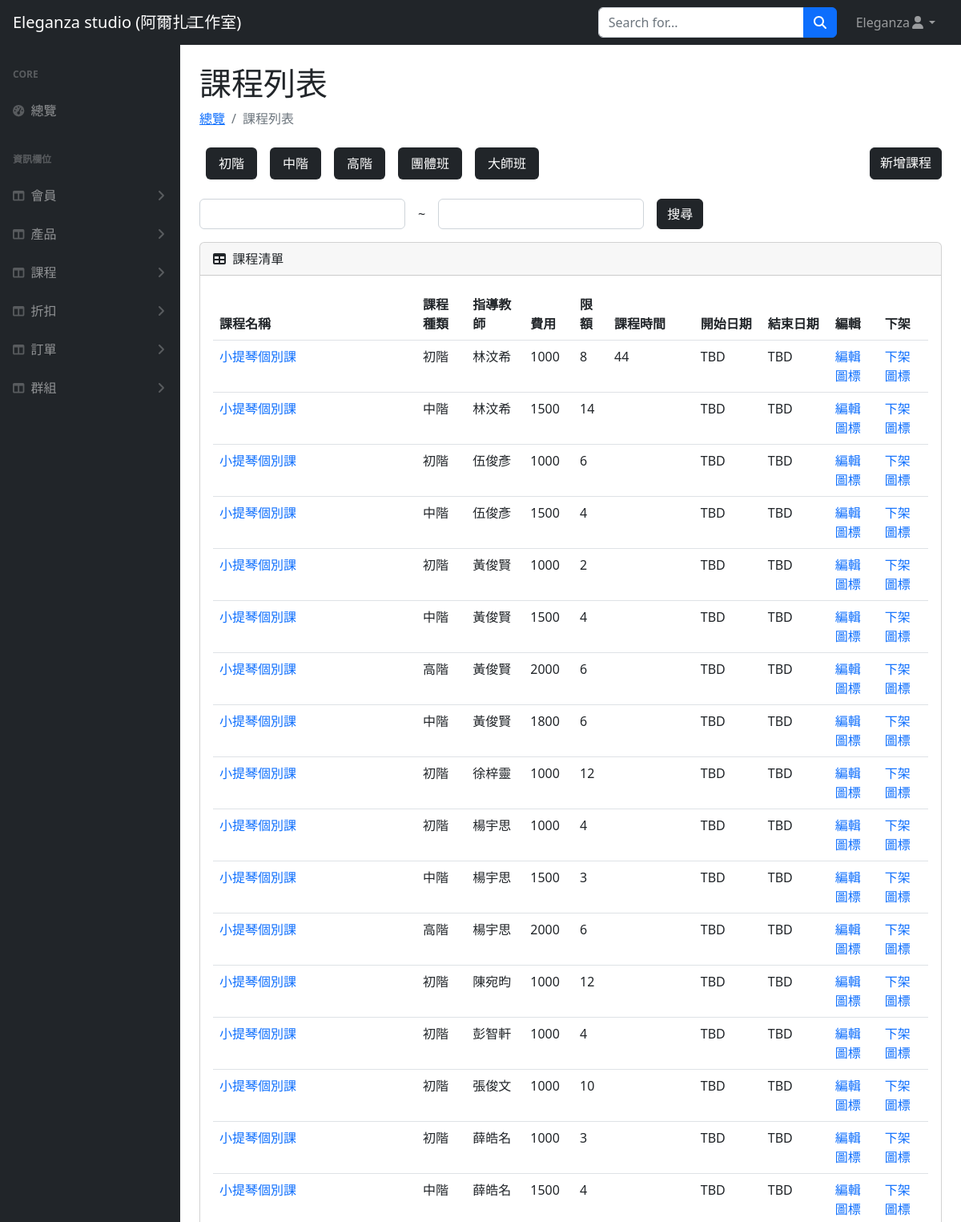
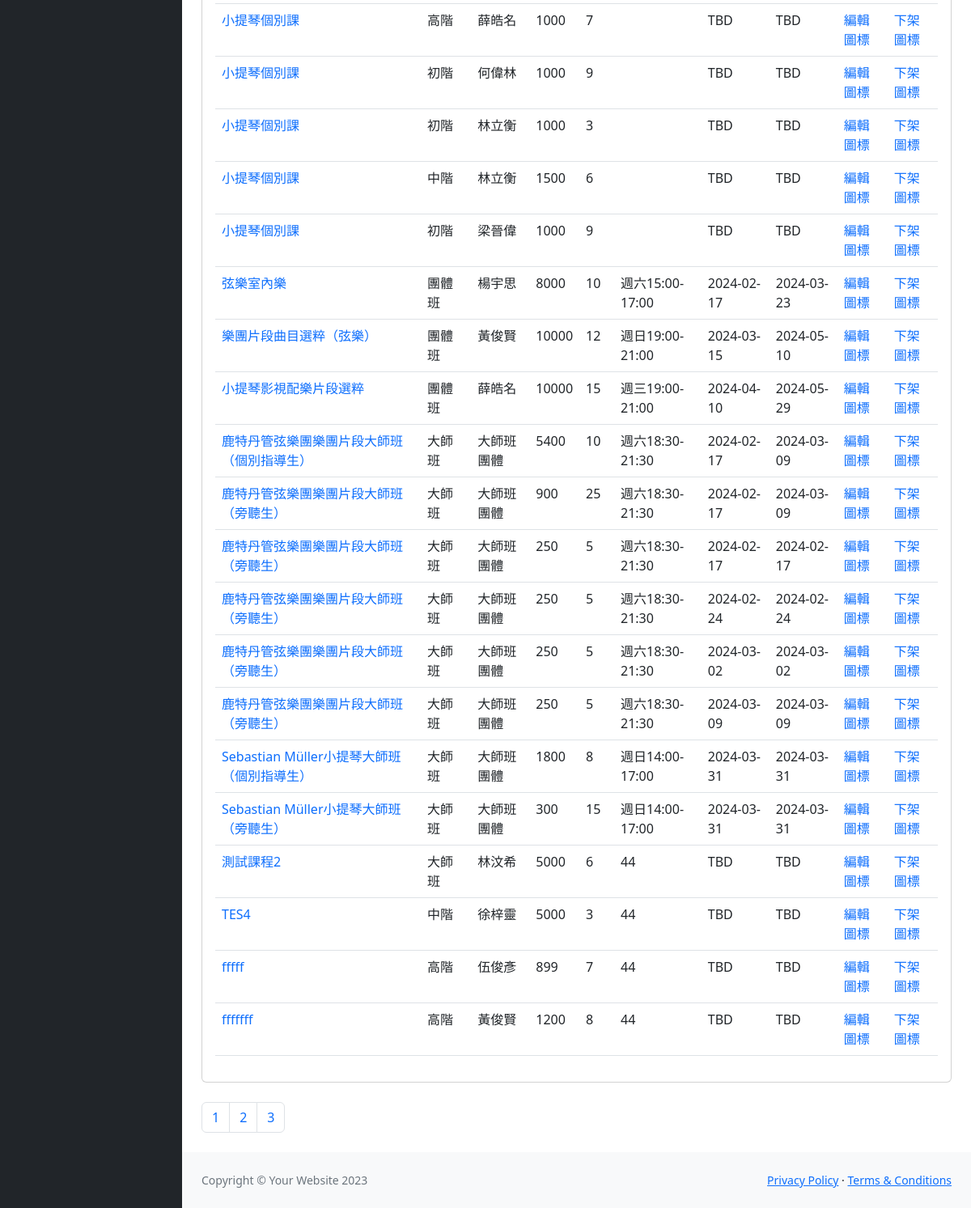
Screenshot of /courses/course_list.php (signed in) with the database file from the repository (2 pictures, top to bottom).
### tables this page shows
CREATE TABLE `course_category` (
  `course_category_id` int(2) NOT NULL,
  `level` varchar(10) NOT NULL
);

CREATE TABLE `course` (
  `course_id` int(4) NOT NULL,
  `course_category_id` int(2) NOT NULL,
  `teacher_id` int(2) DEFAULT NULL,
  `name` varchar(30) NOT NULL,
  `quota` int(2) NOT NULL,
  `price` int(20) NOT NULL,
  `img` varchar(50) NOT NULL,
  `start_date` varchar(10) NOT NULL,
  `end_date` varchar(10) NOT NULL,
  `time` varchar(20) DEFAULT NULL,
  `style_id` varchar(10) NOT NULL,
  `description` varchar(100) NOT NULL,
  `comment` varchar(50) DEFAULT NULL,
  `valid` tinyint(4) NOT NULL,
  `group_id` int(11) DEFAULT NULL
);

CREATE TABLE `teacher` (
  `teacher_id` int(2) NOT NULL,
  `name` varchar(10) NOT NULL,
  `gender` varchar(1) NOT NULL,
  `phone` varchar(10) DEFAULT NULL,
  `email` varchar(30) DEFAULT NULL,
  `img` varchar(50) DEFAULT NULL,
  `introduction` varchar(500) DEFAULT NULL,
  `valid` int(1) NOT NULL
);

### courses/course_list.php (the view, shortened to what this page needs)
<?php
require_once("../db_connect.php");
$sql_course_category = "SELECT * FROM course_category ";
$result_course_category = $conn->query($sql_course_category);
$course_categories = $result_course_category->fetch_all();
$sql = "SELECT course.*, course_category.level AS course_category_level, teacher.name AS course_teacher_name FROM course
        JOIN course_category ON course.course_category_id = course_category.course_category_id
        JOIN teacher ON course.teacher_id = teacher.teacher_id
        WHERE course.valid = 1
        ORDER BY course.course_id";
$result = $conn->query($sql);
$rows = $result->fetch_all(MYSQLI_ASSOC);
?>
<!DOCTYPE html>
<html lang="en">
<head>
    <link href="../css/styles.css" rel="stylesheet" />
</head>
<body>
    <nav class="sb-topnav navbar navbar-expand navbar-dark bg-dark">
        <a class="navbar-brand ps-3" href="../index.php">Eleganza studio (阿爾扎工作室)</a>
        <button class="btn btn-link btn-sm order-1 order-lg-0 me-4 me-lg-0" id="sidebarToggle" href="#!"><i class="fas fa-bars"></i></button>
        <form class="d-none d-md-inline-block form-inline ms-auto me-0 me-md-3 my-2 my-md-0">
            <div class="input-group">
                <input class="form-control" type="text" placeholder="Search for..." aria-label="Search for..." aria-describedby="btnNavbarSearch" />
                <button class="btn btn-primary" id="btnNavbarSearch" type="button"><i class="fas fa-search"></i></button>
            </div>
        </form>
        <ul class="navbar-nav ms-auto ms-md-0 me-3 me-lg-4">
            <li class="nav-item dropdown">
                <a class="nav-link dropdown-toggle" id="navbarDropdown" href="#" role="button" data-bs-toggle="dropdown" aria-expanded="false"><?= $_SESSION["user"]["name"] ?><i class="fas fa-user fa-fw"></i></a>
            </li>
        </ul>
    </nav>
    <div id="layoutSidenav">
        <div id="layoutSidenav_nav">
            <nav class="sb-sidenav accordion sb-sidenav-dark" id="sidenavAccordion">
                <div class="sb-sidenav-menu">
                    <div class="nav">
                        <div class="sb-sidenav-menu-heading">Core</div>
                        <a class="nav-link" href="../index.php">
                            <div class="sb-nav-link-icon"><i class="fas fa-tachometer-alt"></i></div>
                            總覽
                        </a>
                        <div class="sb-sidenav-menu-heading">資訊欄位</div>
                        <a class="nav-link collapsed" href="#" data-bs-toggle="collapse" data-bs-target="#users" aria-expanded="false" aria-controls="collapseLayouts">
                            <div class="sb-nav-link-icon"><i class="fas fa-columns"></i></div>
                            會員
                            <div class="sb-sidenav-collapse-arrow"><i class="fas fa-angle-down"></i></div>
                        </a>
                        <a class="nav-link collapsed" href="#" data-bs-toggle="collapse" data-bs-target="#products" aria-expanded="false" aria-controls="collapseLayouts">
                            <div class="sb-nav-link-icon"><i class="fas fa-columns"></i></div>
                            產品
                            <div class="sb-sidenav-collapse-arrow"><i class="fas fa-angle-down"></i></div>
                        </a>
                        <a class="nav-link collapsed" href="#" data-bs-toggle="collapse" data-bs-target="#courses" aria-expanded="false" aria-controls="courses">
                            <div class="sb-nav-link-icon"><i class="fas fa-columns"></i></div>
                            課程
                            <div class="sb-sidenav-collapse-arrow"><i class="fas fa-angle-down"></i></div>
                        </a>
                        <a class="nav-link collapsed" href="#" data-bs-toggle="collapse" data-bs-target="#discounts" aria-expanded="false" aria-controls="collapseLayouts">
                            <div class="sb-nav-link-icon"><i class="fas fa-columns"></i></div>
                            折扣
                            <div class="sb-sidenav-collapse-arrow"><i class="fas fa-angle-down"></i></div>
                        </a>
                        <a class="nav-link collapsed" href="#" data-bs-toggle="collapse" data-bs-target="#orders" aria-expanded="false" aria-controls="collapseLayouts">
                            <div class="sb-nav-link-icon"><i class="fas fa-columns"></i></div>
                            訂單
                            <div class="sb-sidenav-collapse-arrow"><i class="fas fa-angle-down"></i></div>
                        </a>
                        <a class="nav-link collapsed" href="#" data-bs-toggle="collapse" data-bs-target="#groups" aria-expanded="false" aria-controls="groups">
                            <div class="sb-nav-link-icon"><i class="fas fa-columns"></i></div>
                            群組
                            <div class="sb-sidenav-collapse-arrow"><i class="fas fa-angle-down"></i></div>
                        </a>
                    </div>
                </div>
            </nav>
        </div>
        <div id="layoutSidenav_content">
            <main>
                <div class="container-fluid px-4">
                    <h1 class="mt-4">課程列表</h1>
                    <ol class="breadcrumb mb-4">
                        <li class="breadcrumb-item"><a href="../index.php">總覽</a></li>
                        <li class="breadcrumb-item active">課程列表</li>
                    </ol>
                    <div class="d-flex justify-content-between mb-3">
                        <ul class="nav nav-pills">
                            <?php foreach ($course_categories as $category) : ?>
                                <li class="nav-item">
                                    <a class="nav-link active mx-2 bg-dark" aria-current="page" href="#"><?= $category[1] ?></a>
                                </li>
                            <?php endforeach; ?>
                        </ul>
                        <a class="btn btn-dark" href="course-upload.php">新增課程</a>
                    </div>
                    <div class="py-2">
                        <form action="">
                            <div class="row g-3 align-items-center">
                                <div class="col-auto">
                                    <input type="number" class="form-control" name="min" value="<?= $minValue ?>" min="0">
                                </div>
                                <div class="col-auto">
                                    ~
                                </div>
                                <div class="col-auto">
                                    <input type="number" class="form-control" name="max" value="<?= $maxValue ?>" min="0">
                                </div>
                                <div class="col-auto">
                                    <button class="btn btn-dark" type="submit">搜尋</button>
                                </div>
                            </div>
                        </form>
                        <div class="card mt-3 mb-4">
                            <div class="card-header">
                                <i class="fas fa-table me-1"></i>
                                課程清單
                            </div>
                            <div class="card-body">
                                <table class="table" id="datatablesSimple">
                                    <thead>
                                        <tr>
                                            <th>課程名稱</th>
                                            <th>課程種類</th>
                                            <th>指導教師</th>
                                            <th>費用</th>
                                            <th>限額</th>
                                            <th>課程時間</th>
                                            <th>開始日期</th>
                                            <th>結束日期</th>
                                            <th>編輯</th>
                                            <th>下架</th>
                                        </tr>
                                    </thead>
                                    <tbody>
                                        <?php foreach ($rows as $course_list) : ?>
                                            <tr>
                                                <td><a class="text-decoration-none" href="course.php?id=<?= $course_list["course_id"] ?>"><?= $course_list["name"] ?></a></td>
                                                <td><?= $course_list["course_category_level"] ?></td>
                                                <td><?= $course_list["course_teacher_name"] ?></td>
                                                <td><?= $course_list["price"] ?></td>
                                                <td><?= $course_list["quota"] ?></td>
                                                <td><?= $course_list["time"] ?></td>
                                                <td><?= $course_list["start_date"] ?></td>
                                                <td><?= $course_list["end_date"] ?></td>
                                                <td><a class="text-decoration-none" href="course-edit.php?id=<?= $course_list["course_id"] ?>">編輯圖標</a></td>
                                                <td><a class="text-decoration-none" href="DoDeleteCourse.php?id=<?= $course_list["course_id"] ?>">下架圖標</a></td>
                                            </tr>
                                    </tbody>
                                <?php endforeach; ?>
                                </table>
                            </div>
                        </div>
                        <nav aria-label="Page navigation example">
                            <ul class="pagination">
                                <li class="page-item"><a class="page-link" href="#">1</a></li>
                                <li class="page-item"><a class="page-link" href="#">2</a></li>
                                <li class="page-item"><a class="page-link" href="#">3</a></li>
                            </ul>
                        </nav>
                    </div>
            </main>
            <footer class="py-4 bg-light mt-auto">
                <div class="container-fluid px-4">
                    <div class="d-flex align-items-center justify-content-between small">
                        <div class="text-muted">Copyright &copy; Your Website 2023</div>
                        <div>
                            <a href="#">Privacy Policy</a>
                            &middot;
                            <a href="#">Terms &amp; Conditions</a>
                        </div>
                    </div>
                </div>
            </footer>
        </div>
    </div>
</body>
</html>

### rows the page displays
course_category: level "初階"
course_category: level "中階"
course_category: level "高階"
course_category: level "團體班"
course_category: level "大師班"
course: name "小提琴個別課", course_category.level "初階", teacher.name "林汶希", price "1000", quota "8", time "44", start_date "TBD", end_date "TBD"
course: name "小提琴個別課", course_category.level "中階", teacher.name "林汶希", price "1500", quota "14", start_date "TBD", end_date "TBD"
course: name "小提琴個別課", course_category.level "初階", teacher.name "伍俊彥", price "1000", quota "6", start_date "TBD", end_date "TBD"
course: name "小提琴個別課", course_category.level "中階", teacher.name "伍俊彥", price "1500", quota "4", start_date "TBD", end_date "TBD"
course: name "小提琴個別課", course_category.level "初階", teacher.name "黃俊賢", price "1000", quota "2", start_date "TBD", end_date "TBD"
course: name "小提琴個別課", course_category.level "中階", teacher.name "黃俊賢", price "1500", quota "4", start_date "TBD", end_date "TBD"
course: name "小提琴個別課", course_category.level "高階", teacher.name "黃俊賢", price "2000", quota "6", start_date "TBD", end_date "TBD"
course: name "小提琴個別課", course_category.level "中階", teacher.name "黃俊賢", price "1800", quota "6", start_date "TBD", end_date "TBD"
course: name "小提琴個別課", course_category.level "初階", teacher.name "徐梓靈", price "1000", quota "12", start_date "TBD", end_date "TBD"
course: name "小提琴個別課", course_category.level "初階", teacher.name "楊宇思", price "1000", quota "4", start_date "TBD", end_date "TBD"
course: name "小提琴個別課", course_category.level "中階", teacher.name "楊宇思", price "1500", quota "3", start_date "TBD", end_date "TBD"
course: name "小提琴個別課", course_category.level "高階", teacher.name "楊宇思", price "2000", quota "6", start_date "TBD", end_date "TBD"
course: name "小提琴個別課", course_category.level "初階", teacher.name "陳宛昀", price "1000", quota "12", start_date "TBD", end_date "TBD"
course: name "小提琴個別課", course_category.level "初階", teacher.name "彭智軒", price "1000", quota "4", start_date "TBD", end_date "TBD"
course: name "小提琴個別課", course_category.level "初階", teacher.name "張俊文", price "1000", quota "10", start_date "TBD", end_date "TBD"
course: name "小提琴個別課", course_category.level "初階", teacher.name "薛皓名", price "1000", quota "3", start_date "TBD", end_date "TBD"
course: name "小提琴個別課", course_category.level "中階", teacher.name "薛皓名", price "1500", quota "4", start_date "TBD", end_date "TBD"
course: name "小提琴個別課", course_category.level "高階", teacher.name "薛皓名", price "1000", quota "7", start_date "TBD", end_date "TBD"
course: name "小提琴個別課", course_category.level "初階", teacher.name "何偉林", price "1000", quota "9", start_date "TBD", end_date "TBD"
course: name "小提琴個別課", course_category.level "初階", teacher.name "林立衡", price "1000", quota "3", start_date "TBD", end_date "TBD"
course: name "小提琴個別課", course_category.level "中階", teacher.name "林立衡", price "1500", quota "6", start_date "TBD", end_date "TBD"
course: name "小提琴個別課", course_category.level "初階", teacher.name "梁晉偉", price "1000", quota "9", start_date "TBD", end_date "TBD"
course: name "弦樂室內樂", course_category.level "團體班", teacher.name "楊宇思", price "8000", quota "10", time "週六15:00-17:00", start_date "2024-02-17", end_date "2024-03-23"
course: name "樂團片段曲目選粹（弦樂）", course_category.level "團體班", teacher.name "黃俊賢", price "10000", quota "12", time "週日19:00-21:00", start_date "2024-03-15", end_date "2024-05-10"
course: name "小提琴影視配樂片段選粹", course_category.level "團體班", teacher.name "薛皓名", price "10000", quota "15", time "週三19:00-21:00", start_date "2024-04-10", end_date "2024-05-29"
course: name "鹿特丹管弦樂團樂團片段大師班（個別指導生）", course_category.level "大師班", teacher.name "大師班團體", price "5400", quota "10", time "週六18:30-21:30", start_date "2024-02-17", end_date "2024-03-09"
course: name "鹿特丹管弦樂團樂團片段大師班（旁聽生）", course_category.level "大師班", teacher.name "大師班團體", price "900", quota "25", time "週六18:30-21:30", start_date "2024-02-17", end_date "2024-03-09"
course: name "鹿特丹管弦樂團樂團片段大師班（旁聽生）", course_category.level "大師班", teacher.name "大師班團體", price "250", quota "5", time "週六18:30-21:30", start_date "2024-02-17", end_date "2024-02-17"
course: name "鹿特丹管弦樂團樂團片段大師班（旁聽生）", course_category.level "大師班", teacher.name "大師班團體", price "250", quota "5", time "週六18:30-21:30", start_date "2024-02-24", end_date "2024-02-24"
course: name "鹿特丹管弦樂團樂團片段大師班（旁聽生）", course_category.level "大師班", teacher.name "大師班團體", price "250", quota "5", time "週六18:30-21:30", start_date "2024-03-02", end_date "2024-03-02"
course: name "鹿特丹管弦樂團樂團片段大師班（旁聽生）", course_category.level "大師班", teacher.name "大師班團體", price "250", quota "5", time "週六18:30-21:30", start_date "2024-03-09", end_date "2024-03-09"
course: name "Sebastian Müller小提琴大師班（個別指導生）", course_category.level "大師班", teacher.name "大師班團體", price "1800", quota "8", time "週日14:00-17:00", start_date "2024-03-31", end_date "2024-03-31"
course: name "Sebastian Müller小提琴大師班（旁聽生）", course_category.level "大師班", teacher.name "大師班團體", price "300", quota "15", time "週日14:00-17:00", start_date "2024-03-31", end_date "2024-03-31"
course: name "測試課程2", course_category.level "大師班", teacher.name "林汶希", price "5000", quota "6", time "44", start_date "TBD", end_date "TBD"
course: name "TES4", course_category.level "中階", teacher.name "徐梓靈", price "5000", quota "3", time "44", start_date "TBD", end_date "TBD"
course: name "fffff", course_category.level "高階", teacher.name "伍俊彥", price "899", quota "7", time "44", start_date "TBD", end_date "TBD"
course: name "fffffff", course_category.level "高階", teacher.name "黃俊賢", price "1200", quota "8", time "44", start_date "TBD", end_date "TBD"

### other values shown
$_SESSION["user"]["name"] "Eleganza"
